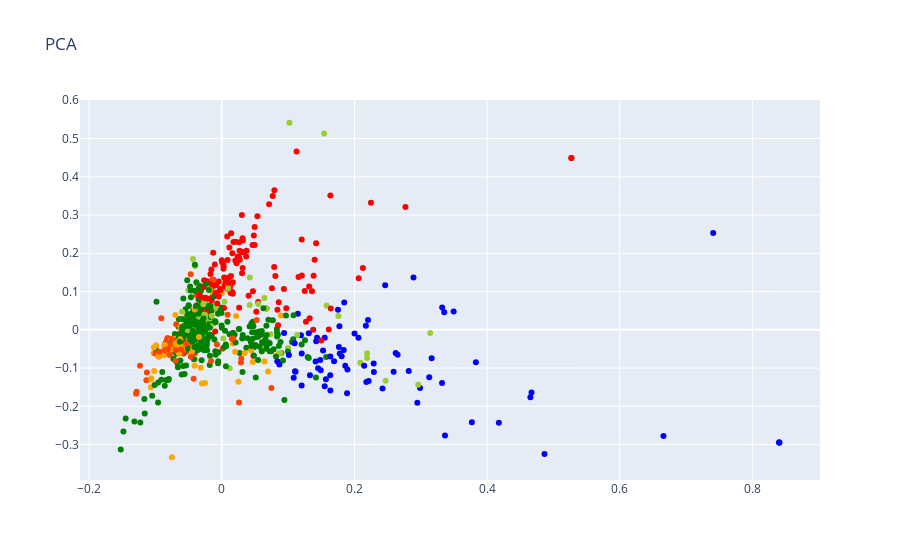

Notebook source saved alongside this figure:
### Code cell
#gráfica
trace = go.Scatter(x=result['X'].values,
                   y=result['Y'].values,
                   text=result['texto'].values,
                   mode='markers',
                   marker=dict(color=result['colores'].values)) 

layout = go.Layout(title="PCA")

fig = go.Figure(data=trace, layout=layout)
iplot(fig)

### Figure 1 — Plotly figure (JSON) as saved in the notebook; plotly's stock layout.template omitted (floating-point values rounded to 4 significant figures; data arrays with more than 128 entries replaced by an {"elided": "..."} marker saying what was removed)
{"data": [{"marker": {"color": {"elided": "1000 str values"}}, "mode": "markers", "text": {"elided": "1000 str values"}, "type": "scatter", "x": {"elided": "1000 float values"}, "y": {"elided": "1000 float values"}}], "layout": {"title": {"text": "PCA"}}}
